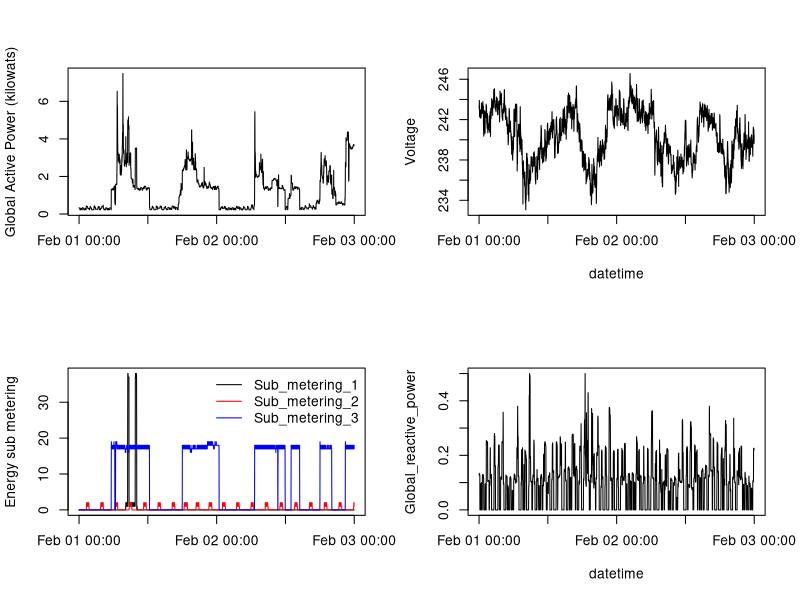

Write the R code that produced this figure.
# Read data from file (only contains records from 1st and 2nd Feb 2007)
mydata <- read.table(file = "household_power_consumption.txt",
                     sep = ";",
                     header = TRUE)

# Conver date time
mydata <- cbind(mydata, DateTime=strptime(paste(mydata$Date, mydata$Time), format="%Y-%m-%d %H:%M:%S"))

# Draw plot
png(file="plot4.png", width=480, height=480)

# Set panel for 2x2 graph
par(mfrow=c(2,2))
x <- mydata$DateTime

# plot1
y <- mydata$Global_active_power
plot(x, y, type="l", xlab="", ylab="Global Active Power (kilowats)") 

# plot2
y <- mydata$Voltage
plot(x, y, type="l", xlab="datetime", ylab="Voltage") 

# plot3
x <- mydata$DateTime
y1 <- mydata$Sub_metering_1
y2 <- mydata$Sub_metering_2
y3 <- mydata$Sub_metering_3
plot(x, y1, type="l", xlab="", ylab="Energy sub metering") 
lines(x, y2, col="red")
lines(x, y3, col="blue")
legend("topright", legend = c("Sub_metering_1", "Sub_metering_2", "Sub_metering_3"),
       lty=c(1,1), bty = "n",
       col=c("black","red","blue"))

# plot4
y <- mydata$Global_reactive_power
plot(x, y, type="l", xlab="datetime", ylab="Global_reactive_power") 

# Close graph device
dev.off()